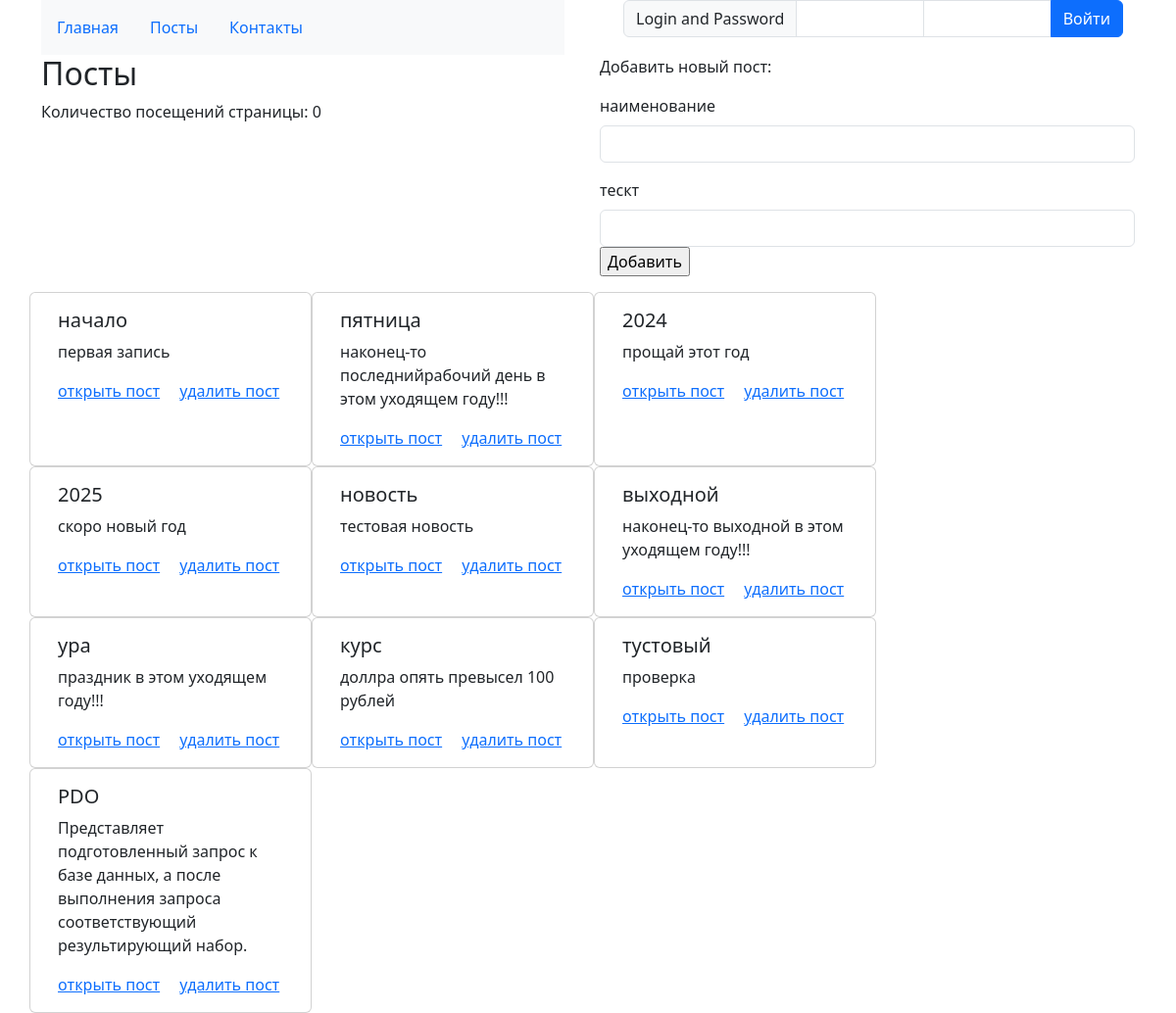
Before: / with the older database file.
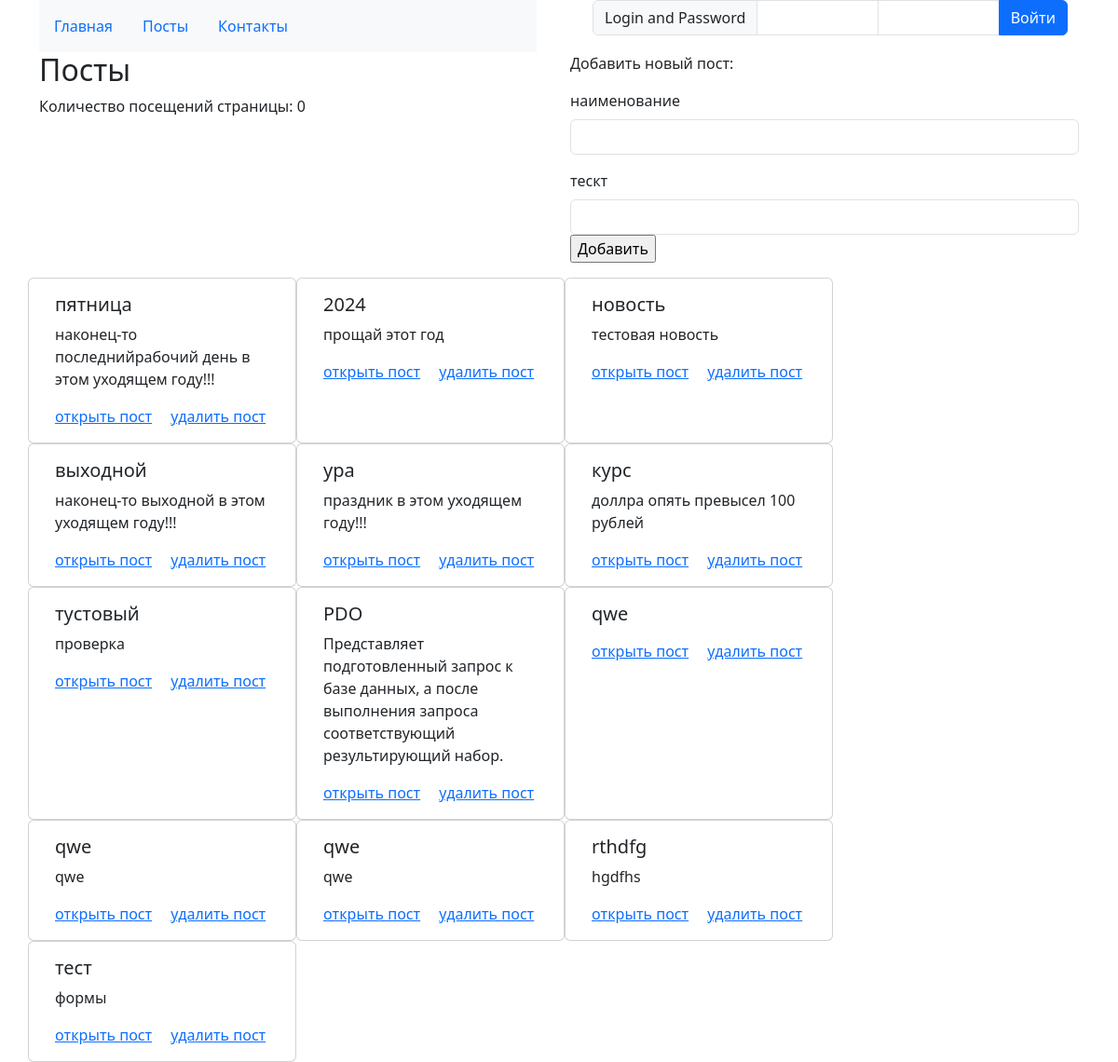
After: the same page with the newer database file.
### tables this page shows
CREATE TABLE `posts` (
	`id` INTEGER  PRIMARY KEY AUTOINCREMENT UNIQUE,
	`title` TEXT NOT NULL,
	`text` TEXT NOT NULL,
	`id_category` INTEGER,
FOREIGN KEY(`id_category`) REFERENCES `categories`(`id`) ON DELETE RESTRICT
);

### src/Model/Post.php (called while the page is built, shortened)
<?php
class Post extends Model
{
    protected static function getTableName(): string
    {
        return 'posts';
    }
}

### src/Model/DbModel.php (called while the page is built, shortened)
<?php
abstract class DbModel implements IModel
{
    public static function getAll()
    {
        $table = static::getTableName();
        $sql = "SELECT * FROM $table" . PHP_EOL;
        return Db::getInstance()->queryAll($sql);
    }
}

### src/trait/TSingletone.php (called while the page is built, shortened)
<?php
trait TSingletone
{
    private static ?Db $instance = null;
    public static function getInstance(): Db
    {
        if (is_null(static::$instance)) {
            static::$instance = new static();
        }
        return static::$instance;
    }
}

### src/Core/Db.php (called while the page is built, shortened)
<?php
class Db
{
    private array $config = [
        'driver' => 'sqlite',
        'host' => 'localhost',
        'login' => '',
        'password' => '',
        'database' => 'blog.db'
    ];
    private ?PDO $connection = null;
    private function getConnection(): PDO
    {
        if (is_null($this->connection)) {
            $this->connection = new PDO("{$this->config['driver']}:../{$this->config['database']}");
            $this->connection->setAttribute(PDO::ATTR_DEFAULT_FETCH_MODE, PDO::FETCH_ASSOC);
        }
        return $this->connection;
    }
    private function query(string $sql, array $params = []): PDOStatement
    {
        $pdoStatement = $this->getConnection()->prepare($sql);
        $pdoStatement->execute($params);
        return $pdoStatement;
    }
    public function queryAll($sql)
    {
        return $this->query($sql)->fetchAll();
    }
}

### src/Model/User.php (called while the page is built, shortened)
<?php
class User extends Model
{
    public static function getName()
    {
        return $_SESSION['login'] ?? false;
    }
}

### src/Core/Render.php (called while the page is built, shortened)
<?php
class Render implements IRender
{
    public function renderTemplate($template, $params = []): string
    {
        extract($params);
        include '../src/views/' . $template . ".php";
        return ob_get_clean();
    }
}

### src/views/posts/index.php (the view, shortened to what this page needs)
<div class="container-sm">
    <div class="row">
        <div class="col-sm" class="row gx-5">
            <h2>Посты</h2>
            <div>Количество посещений страницы: <?= $count ?></div>
        </div>
        <div class="col-sm">
            <form action=" /?c=posts&a=save" method="post">
                <p>Добавить новый пост:</p>
                <div class="mb-3">
                    <label for="formGroupExampleInput" class="form-label">наименование</label>
                    <input type="text" class="form-control" id="formGroupExampleInput" name="title">
                </div>
                <div class="mb-3">
                    <label for="formGroupExampleInput2" class="form-label">тескт</label>
                    <input type="text" class="form-control" id="formGroupExampleInput2" name="text">
                    <input type="submit" value="Добавить">
                </div>
            </form>
        </div>
    </div>
</div>
<div class="container">
    <div class="row">
        <?php foreach ($posts as $post): ?>
            <div class="card" class="col-sm" style="width: 18rem;">
                <div class="card-body">
                    <h5 class="card-title"><?= $post['title'] ?></h5>
                    <p class="card-text"><?= $post['text'] ?></p>
                    <a href="/?c=posts&a=show&id=<?= $post['id'] ?>" class="card-link">открыть пост</a>
                    <a href="/?c=posts&a=delete&id=<?= $post['id'] ?>" class="card-link">удалить пост</a>
                </div>
            </div>
        <?php endforeach; ?>
    </div>
</div>

### public/index.php (shortened to what this page needs)
<?php
$controllerName = $_GET['c'] ?? 'posts';
$actionName = $_GET['a'] ?? 'index';
$controllerClass = "Fan724\\BlogOpp\\controllers\\" . ucfirst($controllerName) . "Controller";
try {
    if (class_exists($controllerClass)) {
        $controller = new $controllerClass(new Render());
        $controller->runAction($actionName);
    } else {
        throw new Exception("нет такого контролера");
    }
} catch (Exception $e) {
    echo $e->getMessage();
}

### src/controllers/Controller.php (shortened to what this page needs)
<?php
abstract class Controller
{
    protected IRender $render;
    public function __construct(IRender $render)
    {
        $this->render = $render;
    }
    public function runAction($action)
    {
        $method = "action" . ucfirst($action);
        if (method_exists($this, $method)) {
            $this->$method();
        } else {
            echo "404 нет такого Action";
        }
    }
    public function render($template, $params = []): string
    {
        return $this->renderTemplate('layouts/main', [
            'menu' => $this->renderTemplate('menu', [
                'user' => User::getName()
            ]),
            'content' => $this->renderTemplate($template, $params)
        ]);
    }
    public function renderTemplate($template, $params = [])
    {
        return $this->render->renderTemplate($template, $params);
    }
}

### src/controllers/PostsController.php (shortened to what this page needs)
<?php
class PostsController extends Controller
{
    public function actionIndex()
    {
        $posts = Post::getAll();
        $message = $_SESSION['message'] ?? null;
        $count = $_COOKIE['count'] ?? 0;
        echo $this->render('posts/index', [
            'posts' => $posts,
            'message' => $message,
            'count' => $count
        ]);
    }
}

### src/views/menu.php
<div class="container">
    <div class="row gx-5">
        <div class="col">
            <nav class="navbar navbar-expand-lg bg-body-tertiary">
                <div class="collapse navbar-collapse" id="navbarSupportedContent">
                    <ul class="nav justify-content-end">
                        <li class="nav-item">
                            <a class="nav-link active" aria-current="page" href="/">Главная</a>
                        </li>
                        <li class="nav-item">
                            <a class="nav-link" href="/?c=posts">Посты</a>
                        </li>
                        <li class="nav-item dropdown">
                            <a class="nav-link" href="/?c=contact" role="button"> Контакты </a>
                        </li>
                    </ul>
                </div>
            </nav>
        </div>
        <div class="col">
            <div class="container">
                <?php if ($user): ?>
                    <div class="input-group">
                        <p class="input-group-text">Привет <?= $user ?>,</p><a class="btn btn-primary btn-lg" href="/?c=auth&a=logout">Выход</a>
                    </div>
                <?php else: ?>
                    <form action="/?c=auth&a=login" method="post">
                        <div class="input-group">
                            <span class="input-group-text">Login and Password</span>
                            <input type="text" aria-label="First name" class="form-control" name="login">
                            <input type="password" aria-label="Last name" class="form-control" name="pass">
                            <button class="btn btn-primary" type="submit">Войти</button>
                        </div>
                    </form>
                <?php endif; ?>
            </div>
        </div>
    </div>
</div>

### src/views/layouts/main.php (shortened to what this page needs)
<!doctype html>
<html lang="en">
<head>
    <link href="https://cdn.jsdelivr.net/npm/bootstrap@5.3.3/dist/css/bootstrap.min.css" rel="stylesheet"
>
</head>
<body>
    <?= $menu ?>
    <?= $content ?>
</body>
</html>

Changed rows visible on the page:
removed posts: title "начало", text "первая запись"
removed posts: title "2025", text "скоро новый год"
added posts: title "qwe"
added posts: title "qwe", text "qwe"
added posts: title "qwe", text "qwe"
added posts: title "rthdfg", text "hgdfhs"
added posts: title "тест", text "формы"
